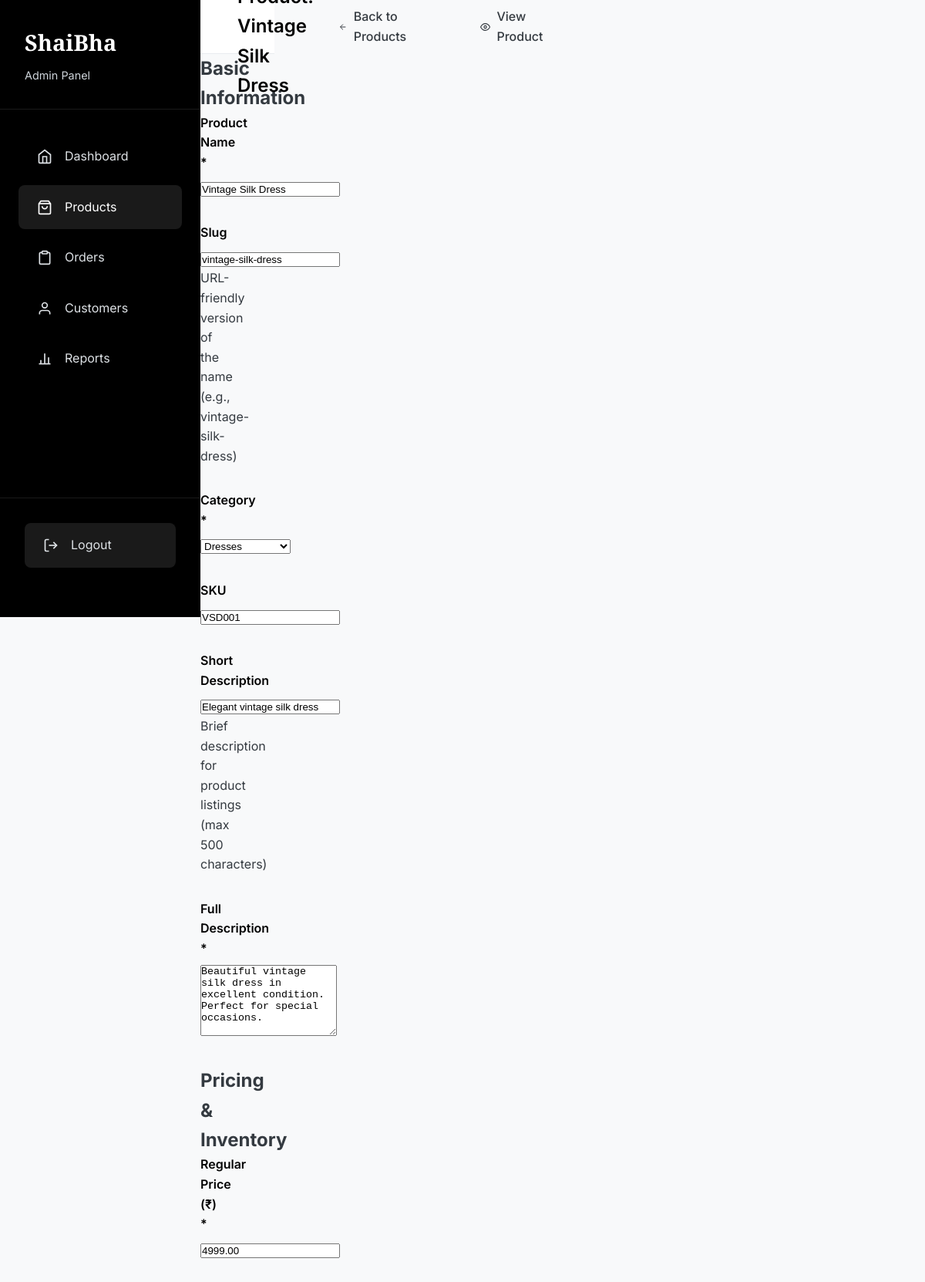
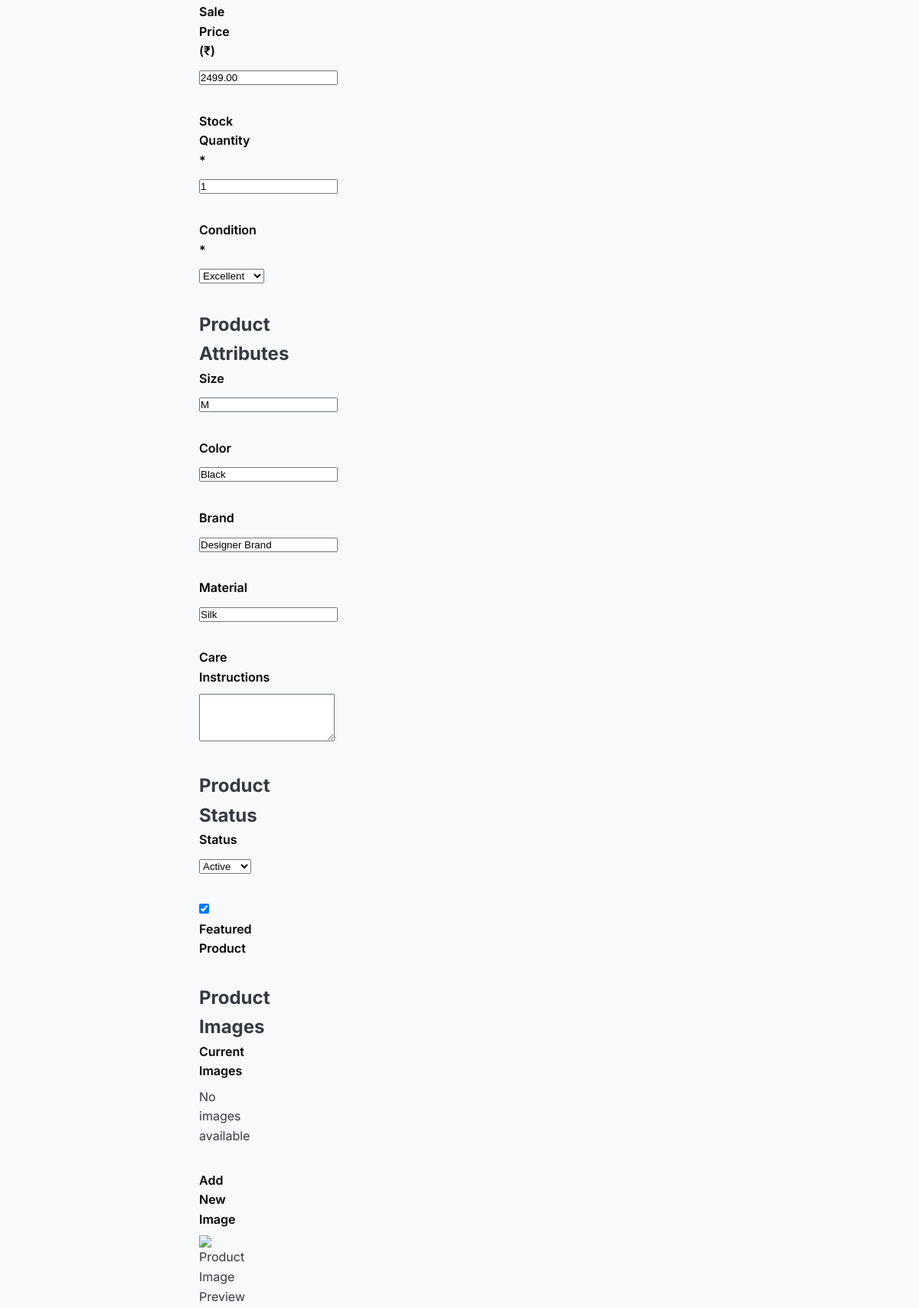
Screenshot of /admin/products/edit.php?id=1 (signed in, upper part) with the database file from the repository (2 pictures, top to bottom).
### tables this page shows
CREATE TABLE products (
    id INT PRIMARY KEY AUTO_INCREMENT,
    name VARCHAR(255) NOT NULL,
    slug VARCHAR(255) UNIQUE NOT NULL,
    description TEXT,
    short_description VARCHAR(500),
    category_id INT NOT NULL,
    price DECIMAL(10,2) NOT NULL,
    sale_price DECIMAL(10,2) DEFAULT NULL,
    sku VARCHAR(100) UNIQUE,
    stock_quantity INT DEFAULT 1,
    condition_rating ENUM('excellent', 'very_good', 'good', 'fair') DEFAULT 'good',
    size VARCHAR(50),
    color VARCHAR(50),
    brand VARCHAR(100),
    material VARCHAR(100),
    care_instructions TEXT,
    featured BOOLEAN DEFAULT FALSE,
    status ENUM('active', 'inactive', 'sold') DEFAULT 'active',
    created_at TIMESTAMP DEFAULT CURRENT_TIMESTAMP,
    updated_at TIMESTAMP DEFAULT CURRENT_TIMESTAMP ON UPDATE CURRENT_TIMESTAMP,
    INDEX idx_slug (slug),
    INDEX idx_category_id (category_id),
    INDEX idx_status (status),
    INDEX idx_featured (featured),
    INDEX idx_price (price),
    INDEX idx_brand (brand),
    INDEX idx_size (size),
    INDEX idx_color (color),
    FOREIGN KEY (category_id) REFERENCES categories(id) ON DELETE RESTRICT
);

CREATE TABLE categories (
    id INT PRIMARY KEY AUTO_INCREMENT,
    name VARCHAR(100) NOT NULL,
    slug VARCHAR(100) UNIQUE NOT NULL,
    description TEXT,
    image VARCHAR(255),
    parent_id INT DEFAULT NULL,
    status ENUM('active', 'inactive') DEFAULT 'active',
    created_at TIMESTAMP DEFAULT CURRENT_TIMESTAMP,
    updated_at TIMESTAMP DEFAULT CURRENT_TIMESTAMP ON UPDATE CURRENT_TIMESTAMP,
    INDEX idx_slug (slug),
    INDEX idx_status (status),
    INDEX idx_parent_id (parent_id),
    FOREIGN KEY (parent_id) REFERENCES categories(id) ON DELETE SET NULL
);

### admin/products/edit.php (the view, shortened to what the rows shown need)
<?php
$product_id = intval($_GET['id'] ?? 0);
$product = fetchOne("SELECT * FROM products WHERE id = ?", [$product_id]);
$categories = fetchAll("SELECT id, name FROM categories WHERE status = 'active' ORDER BY name");
?>
<!DOCTYPE html>
<html lang="en">
<head>
    <link rel="stylesheet" href="../../css/admin.css">
</head>
<body>
    <div class="admin-layout">
        <aside class="admin-sidebar">
            <div class="sidebar-header">
                <h1 class="sidebar-logo">ShaiBha</h1>
            </div>
        </aside>
        <main class="admin-main">
            <header class="admin-header">
                <div class="header-content">
                    <h1 class="page-title">Edit Product: <?php echo htmlspecialchars($product['name']); ?></h1>
                    <div class="header-actions">
                        <a href="index.php" class="btn btn-outline">
                        </a>
                        <a href="../../shop/product.php?slug=<?php echo $product['slug']; ?>" target="_blank" class="btn btn-secondary">
                        </a>
                    </div>
                </div>
            </header>
            <div class="admin-content">
                <form method="POST" enctype="multipart/form-data" class="admin-form" data-validate>
                    <div class="form-layout">
                        <div class="form-main">
                            <div class="form-section">
                                <h2 class="section-title">Basic Information</h2>
                                <div class="form-group">
                                    <label for="name">Product Name *</label>
                                    <input type="text" id="name" name="name" required value="<?php echo htmlspecialchars($product['name']); ?>">
                                </div>
                                <div class="form-group">
                                    <label for="slug">Slug</label>
                                    <input type="text" id="slug" name="slug" value="<?php echo htmlspecialchars($product['slug']); ?>">
                                    <div class="field-hint">URL-friendly version of the name (e.g., vintage-silk-dress)</div>
                                </div>
                                <div class="form-row">
                                    <div class="form-group">
                                        <label for="category_id">Category *</label>
                                        <select id="category_id" name="category_id" required>
                                            <?php foreach ($categories as $category): ?>
                                                <option value="<?php echo $category['id']; ?>" <?php echo $product['category_id'] == $category['id'] ? 'selected' : ''; ?>>
                                                    <?php echo htmlspecialchars($category['name']); ?>
                                                </option>
                                            <?php endforeach; ?>
                                        </select>
                                    </div>
                                    <div class="form-group">
                                        <label for="sku">SKU</label>
                                        <input type="text" id="sku" name="sku" value="<?php echo htmlspecialchars($product['sku']); ?>">
                                    </div>
                                </div>
                                <div class="form-group">
                                    <label for="short_description">Short Description</label>
                                    <input type="text" id="short_description" name="short_description" value="<?php echo htmlspecialchars($product['short_description']); ?>" maxlength="500">
                                    <div class="field-hint">Brief description for product listings (max 500 characters)</div>
                                </div>
                                <div class="form-group">
                                    <label for="description">Full Description *</label>
                                    <textarea id="description" name="description" rows="6" required><?php echo htmlspecialchars($product['description']); ?></textarea>
                                </div>
                            </div>
                            <div class="form-section">
                                <h2 class="section-title">Pricing & Inventory</h2>
                                <div class="form-row">
                                    <div class="form-group">
                                        <label for="price">Regular Price (₹) *</label>
                                        <input type="number" id="price" name="price" step="0.01" min="0" required value="<?php echo htmlspecialchars($product['price']); ?>">
                                    </div>
                                    <div class="form-group">
                                        <label for="sale_price">Sale Price (₹)</label>
                                        <input type="number" id="sale_price" name="sale_price" step="0.01" min="0" value="<?php echo htmlspecialchars($product['sale_price'] ?? ''); ?>">
                                    </div>
                                </div>
                                <div class="form-row">
                                    <div class="form-group">
                                        <label for="stock_quantity">Stock Quantity *</label>
                                        <input type="number" id="stock_quantity" name="stock_quantity" min="0" required value="<?php echo htmlspecialchars($product['stock_quantity']); ?>">
                                    </div>
                                    <div class="form-group">
                                        <label for="condition_rating">Condition *</label>
                                        <select id="condition_rating" name="condition_rating" required>
                                            <option value="excellent" <?php echo $product['condition_rating'] === 'excellent' ? 'selected' : ''; ?>>Excellent</option>
                                        </select>
                                    </div>
                                </div>
                            </div>
                            <div class="form-section">
                                <h2 class="section-title">Product Attributes</h2>
                                <div class="form-row">
                                    <div class="form-group">
                                        <label for="size">Size</label>
                                        <input type="text" id="size" name="size" value="<?php echo htmlspecialchars($product['size']); ?>">
                                    </div>
                                    <div class="form-group">
                                        <label for="color">Color</label>
                                        <input type="text" id="color" name="color" value="<?php echo htmlspecialchars($product['color']); ?>">
                                    </div>
                                </div>
                                <div class="form-row">
                                    <div class="form-group">
                                        <label for="brand">Brand</label>
                                        <input type="text" id="brand" name="brand" value="<?php echo htmlspecialchars($product['brand']); ?>">
                                    </div>
                                    <div class="form-group">
                                        <label for="material">Material</label>
                                        <input type="text" id="material" name="material" value="<?php echo htmlspecialchars($product['material']); ?>">
                                    </div>
                                </div>
                            </div>
                        </div>
                        <div class="form-sidebar">
                            <div class="form-section">
                                <h2 class="section-title">Product Status</h2>
                                <div class="form-group">
                                    <label for="status">Status</label>
                                    <select id="status" name="status">
                                        <option value="active" <?php echo $product['status'] === 'active' ? 'selected' : ''; ?>>Active</option>
                                    </select>
                                </div>
                                <div class="form-group checkbox-group">
                                    <label class="checkbox-label">
                                        <input type="checkbox" name="featured" <?php echo $product['featured'] ? 'checked' : ''; ?>>
                                        <span>Featured Product</span>
                                    </label>
                                </div>
                            </div>
                            <div class="form-section">
                                <h2 class="section-title">Product Images</h2>
                            </div>
                        </div>
                    </div>
                </form>
            </div>
        </main>
    </div>
</body>
</html>

### rows the page displays
products: name "Vintage Silk Dress", slug "vintage-silk-dress", category_id "Dresses", sku "VSD001", short_description "Elegant vintage silk dress", description "Beautiful vintage silk dress in excellent condition. Perfect for special occasions.", price "4999.00", sale_price "2499.00", stock_quantity "1", condition_rating "Excellent", size "M", color "Black", brand "Designer Brand", material "Silk", status "Active", featured "☑"
